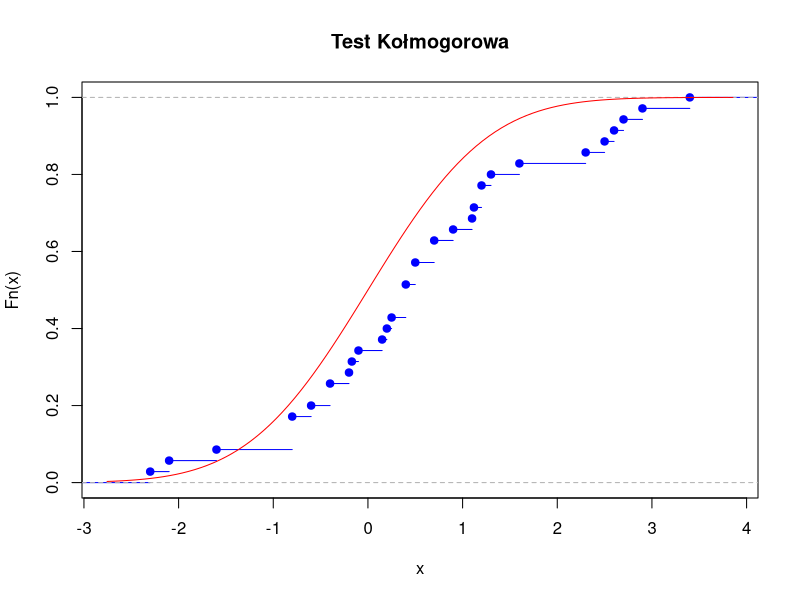
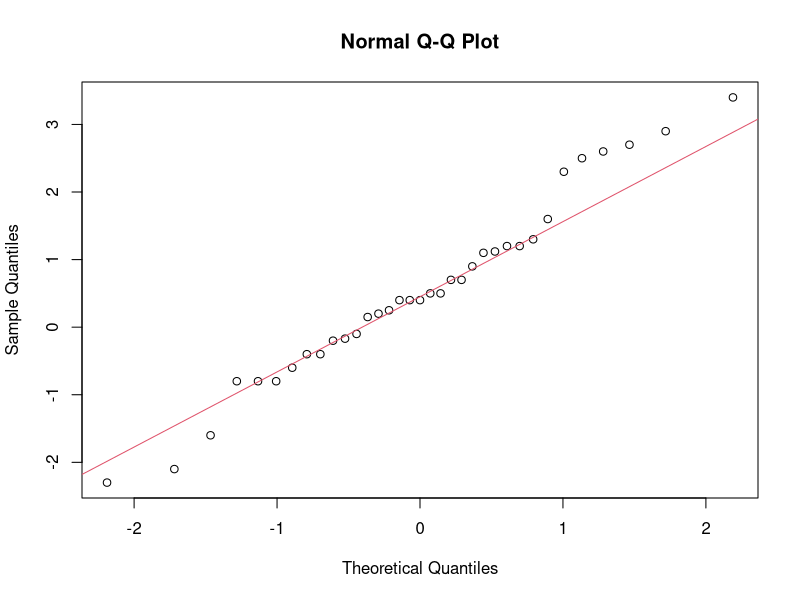

The R script that drew these images, in order:
data = c(1.2, 0.9, -0.8, 0.4, 2.7, 0.4, 3.4, -1.6, -0.8, 0.4, 0.5, -0.4, 2.3, 0.5,
          -0.6, 1.6, 0.7, 2.9, -0.1, -0.17, 0.25, 2.6, 1.2, -2.3, -0.4, -2.1, 0.2,
          -0.8, 1.3, 1.12, -0.2, 0.7, 1.1, 2.5, 0.15)

# (a) Test Kołmogorowa
ks_test_result <- ks.test(data, "pnorm")
cat("Wartość statystyki Kołmogorowa:", ks_test_result$statistic, "\n")
cat("P-wartość dla testu Kołmogorowa:", ks_test_result$p.value, "\n")

# Rysowanie wykresu dystrybuanty empirycznej i teoretycznej
plot(ecdf(data), main="Test Kołmogorowa", col="blue")
curve(pnorm(x), add=TRUE, col="red")




# (b) Test Shapiro-Wilka
shapiro_test_result <- shapiro.test(data)
cat("Wartość statystyki testu Shapiro-Wilka:", shapiro_test_result$statistic, "\n")
cat("P-wartość dla testu Shapiro-Wilka:", shapiro_test_result$p.value, "\n")

# Wykres kwantylowy
qqnorm(data)
qqline(data, col = 2)

